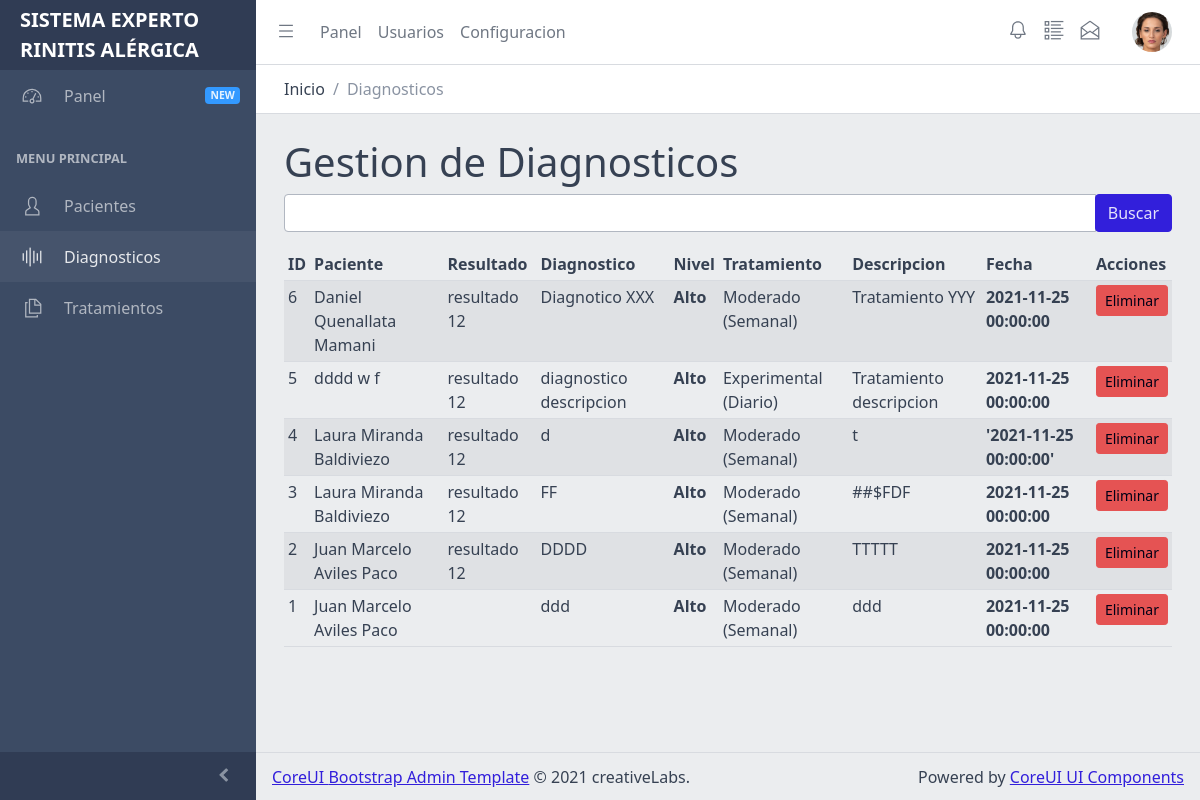
The page /diagnosticos (signed in) on the database its author committed.
### tables this page shows
CREATE TABLE diagnosticos(
	id					integer not null primary key autoincrement,
	paciente_id			integer not null,
	tratamiento_id		integer not null,
	nivel				varchar(128),
	diagnostico			text,
	tratamiento			text,
	resultado			text,
	creation_date		datetime
);

CREATE TABLE pacientes(
	id				integer not null primary key autoincrement,
	codigo			varchar(128),
	historial		varchar(128),
	nombres			varchar(128),
	apellido_paterno	varchar(128),
	apellido_materno	varchar(128),
	documento			varchar(64) unique not null,
	sexo				varchar(64),
	fecha_nacimiento	date,
	direccion			text,
	telefono			varchar(64),
	creation_date		datetime
);

CREATE TABLE tratamientos(
	id					integer not null primary key autoincrement,
	nombre				varchar(256),
	descripcion			text,
	frecuencia			varchar(128),
	creation_date		datetime
);

### flaskr/diagnosticos.py (the view)
@bp.route('/diagnosticos')
@login_required
def index():
	keyword = request.args.get('keyword')
	diagnosticos = []
	if keyword is not None and keyword:
		diagnosticos = diagnosticosmodel.search(keyword)
	else:
		keyword = ''
		diagnosticos = diagnosticosmodel.listar()
	return render_template('diagnosticos.html',
		diagnosticos=diagnosticos,
		model=diagnosticosmodel,
		pacientesmodel=pacientesmodel,
		tratamientosmodel=tratamientosmodel,
		keyword=keyword,
		header_path='Diagnosticos',
	)

### flaskr/authentication.py (called while the page is built)
def login_required(view):
    @functools.wraps(view)
    def wrapped_view(**kwargs):
        if g.user is None:
            return redirect(url_for('auth.login'))
        return view(**kwargs)
    return wrapped_view

@bp.before_app_request
def load_logged_in_user():
	user_id = session.get('user_id')
	if user_id is None:
		g.user = None
	else:
		g.user = dbfunctions.parseRecord(get_db().execute(
			'SELECT * FROM usuarios WHERE id = ?', (user_id,)
		).fetchone())

### flaskr/common/database.py (called while the page is built)
def parseRecord(record):
	if record is None:
		return None
	obj = {}
	for key in record.keys():
		if type(record[key]) is date:
			obj[key] = record[key].strftime('%Y-%m-%d %H:%M:%S')
		else:
			obj[key] = record[key]
	return obj

### flaskr/common/filters.py (called while the page is built)
def register(app):
	@app.template_filter()
	def json_decode(_str_):
		if _str_ is None or not _str_:
			return None
		print('JSON FILTER:', _str_)
		return json.loads(_str_)

### flaskr/db.py (called while the page is built)
def get_db():
	if 'db' not in g:
		g.db = sqlite3.connect(
			current_app.config['DATABASE'],
			detect_types=sqlite3.PARSE_DECLTYPES
		)
		g.db.row_factory = sqlite3.Row
	return g.db

### flaskr/models/diagnosticos.py (called while the page is built)
def listar():
	db = get_db();
	query = 'SELECT * FROM diagnosticos ORDER BY id DESC'
	return db.execute(query).fetchall()

### flaskr/models/pacientes.py (called while the page is built)
def obtener(id):
	db = get_db()
	query = 'SELECT * FROM pacientes WHERE id = {0}'.format(id)
	record = db.execute(query).fetchone()
	if record is None:
		return None
	return databasecommon.parseRecord(record)

### flaskr/models/tratamientos.py (called while the page is built)
def obtener(id):
	db = get_db()
	query = 'SELECT * FROM tratamientos WHERE id = {0}'.format(id)
	return db.execute(query).fetchone()

### flaskr/templates/diagnosticos.html (shortened to what this page needs)
{% extends 'layout.html' %}
{% block content %}
<div class="container">
	<div class="row">
		<div class="col">
			<h1>
				Gestion de Diagnosticos
			</h1>
		</div>
	</div>
	<div class="row">
		<div class="col">
			<form action="" method="get">
				<div class="mb-3">
					<div class="input-group">
						<input type="text" name="keyword" value="{{ keyword }}" class="form-control" />
						<div class="input-group-append">
							<span class="input-group-button">
								<button type="submit" class="btn btn-primary">Buscar</button>
							</span>
						</div>
					</div>
				</div>
			</form>
		</div>
	</div>
	<div class="row">
		<div class="col">
			<div class="table-fluid">
				<table class="table table-sm table-striped">
				<thead>
				<tr>
					<th>ID</th>
					<th>Paciente</th>
					<th>Resultado</th>
					<th>Diagnostico</th>
					<th>Nivel</th>
					<th>Tratamiento</th>
					<th>Descripcion</th>
					<th>Fecha</th>
					<th>Acciones</th>
				</tr>
				</thead>
				<tbody>
				{% for item in diagnosticos %}
				{% set paciente = pacientesmodel.obtener(item['paciente_id']) %}
				{% set tratamiento = tratamientosmodel.obtener(item['tratamiento_id']) %}
				{% set resultado = item['resultado'] | json_decode %}
				<tr>
					<td>{{ item['id'] }}</td>
					<td>
						{{ paciente['nombres'] }} {{ paciente['apellido_paterno'] }} {{ paciente['apellido_materno'] }}
					</td>
					<td>{{ resultado['resultado'] }}</td>
					<td>{{ item['diagnostico'] }}</td>
					<th>{{ item['nivel'] }}</th>
					<td>{{ tratamiento['nombre'] }} ({{tratamiento['frecuencia']}})</td>
					<td>
						{{ item['tratamiento'] }}
					</td>
					<th>{{ item['creation_date'] }}</th>
					<td>
						<a href="" class="btn btn-danger btn-sm">Eliminar</a>
					</td>
				</tr>
				{% endfor %}
				</tbody>
				</table>
			</div>
		</div>
	</div>
</div>
{% endblock %}

### rows shown on the page
diagnosticos: id "6", resultado "resultado 12", diagnostico "Diagnotico XXX", nivel "Alto", tratamiento "Tratamiento YYY", creation_date "2021-11-25 00:00:00"
pacientes: nombres "Daniel", apellido_paterno "Quenallata", apellido_materno "Mamani"
tratamientos: nombre "Moderado", frecuencia "Semanal"
diagnosticos: id "5", resultado "resultado 12", diagnostico "diagnostico descripcion", nivel "Alto", tratamiento "Tratamiento descripcion", creation_date "2021-11-25 00:00:00"
pacientes: nombres "dddd", apellido_paterno "w", apellido_materno "f"
tratamientos: nombre "Experimental", frecuencia "Diario"
diagnosticos: id "4", resultado "resultado 12", diagnostico "d", nivel "Alto", tratamiento "t", creation_date "'2021-11-25 00:00:00'"
pacientes: nombres "Laura", apellido_paterno "Miranda", apellido_materno "Baldiviezo"
diagnosticos: id "3", resultado "resultado 12", diagnostico "FF", nivel "Alto", tratamiento "##$FDF", creation_date "2021-11-25 00:00:00"
diagnosticos: id "2", resultado "resultado 12", diagnostico "DDDD", nivel "Alto", tratamiento "TTTTT", creation_date "2021-11-25 00:00:00"
pacientes: nombres "Juan Marcelo", apellido_paterno "Aviles", apellido_materno "Paco"
diagnosticos: id "1", diagnostico "ddd", nivel "Alto", tratamiento "ddd", creation_date "2021-11-25 00:00:00"

### other values the page prints
{{ header_path }} "Diagnosticos"
